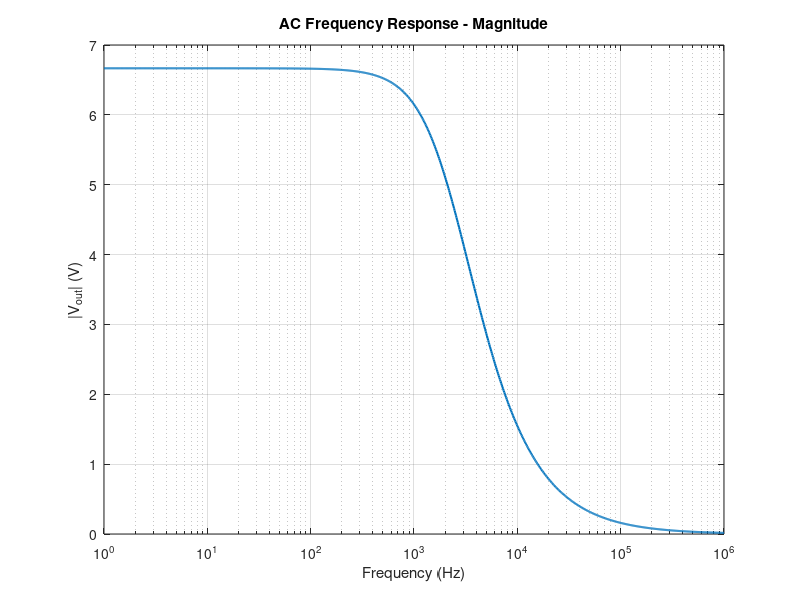
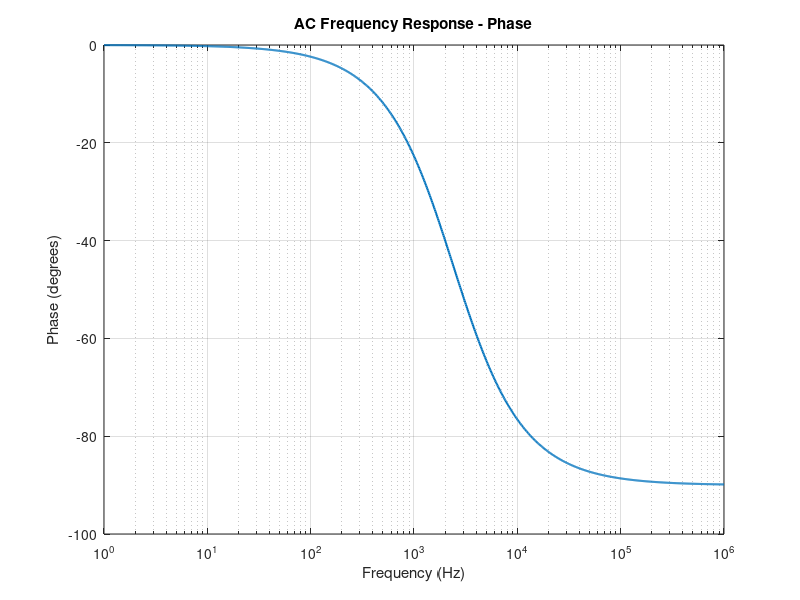

The MATLAB source for these figures, in order:
%% AC Analysis
% Circuit:
%
%                 R1 = 1 kOhm
% Vin  ---------R1--------o Vout
%                         |
%                         R2---- R2 = 2 kOhm ---- GND
%                         |
%                         C---- C = 100 nF ----- GND
%
% AC voltage source: 10 V
% The circuit is analyzed over a range of frequencies.

clear;
clc;
close all;

Vs = 10;               

R1 = 1e3;                
R2 = 2e3;               
C  = 100e-9;             

G1 = 1 / R1;
G2 = 1 / R2;

f = logspace(0, 6, 1000);    % 1 Hz to 1 MHz
w = 2 * pi * f;

Vout = zeros(size(f));
I_Vs = zeros(size(f));


for k = 1:length(f)

    Yc = 1j * w(k) * C;
    
    % x = [Vin; Vout; I_Vs]
    %
    % A*x = b

    A = [
         G1,       -G1,             1;
        -G1,   G1 + G2 + Yc,        0;
          1,        0,              0
    ];

    b = [
        0;
        0;
        Vs
    ];

    x = A \ b;

    Vout(k) = x(2);
    I_Vs(k) = x(3);

end

Vout_mag = abs(Vout);
Vout_phase = angle(Vout) * 180 / pi;

%% Plot Magnitude Response

figure;

semilogx(f, Vout_mag, 'LineWidth', 1.5);

grid on;

xlabel('Frequency (Hz)');
ylabel('|V_{out}| (V)');
title('AC Frequency Response - Magnitude');

%% Plot Phase Response

figure;

semilogx(f, Vout_phase, 'LineWidth', 1.5);

grid on;

xlabel('Frequency (Hz)');
ylabel('Phase (degrees)');
title('AC Frequency Response - Phase');

fprintf('AC Analysis Results\n');
fprintf('-------------------\n');

fprintf('Input Voltage = %.2f V\n', Vs);
fprintf('R1 = %.2f Ohm\n', R1);
fprintf('R2 = %.2f Ohm\n', R2);
fprintf('C  = %.2e F\n', C);

fprintf('\nSelected Frequency Points\n');
fprintf('-------------------------\n');

selected_frequencies = [1, 10, 100, 1e3, 1e4, 1e5, 1e6];

for k = 1:length(selected_frequencies)

    [~, idx] = min(abs(f - selected_frequencies(k)));

    fprintf( ...
        'f = %8.1f Hz : |Vout| = %8.4f V, Phase = %8.2f deg\n', ...
        f(idx), ...
        Vout_mag(idx), ...
        Vout_phase(idx) ...
    );

end
